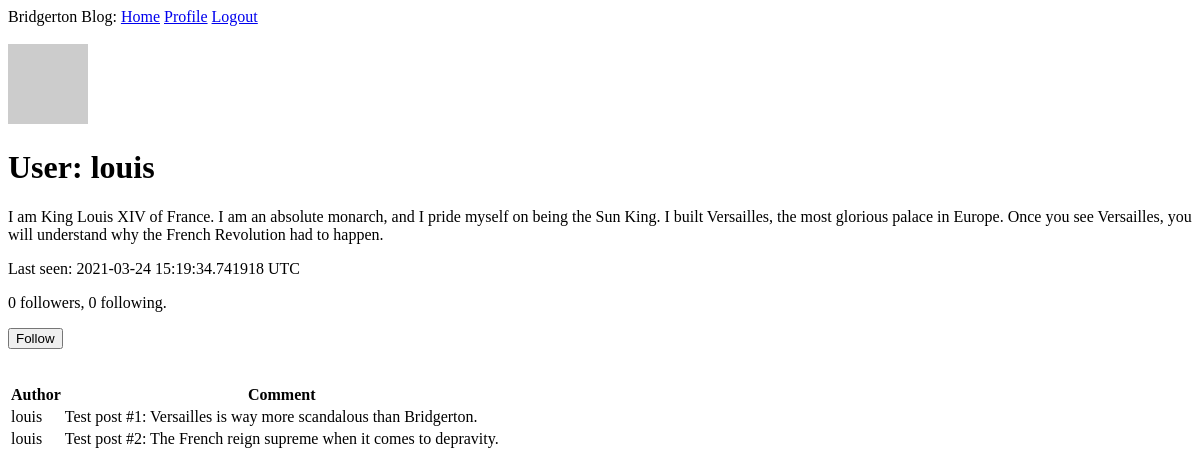
The page /user_profile/louis (signed in) on the database as committed earlier.
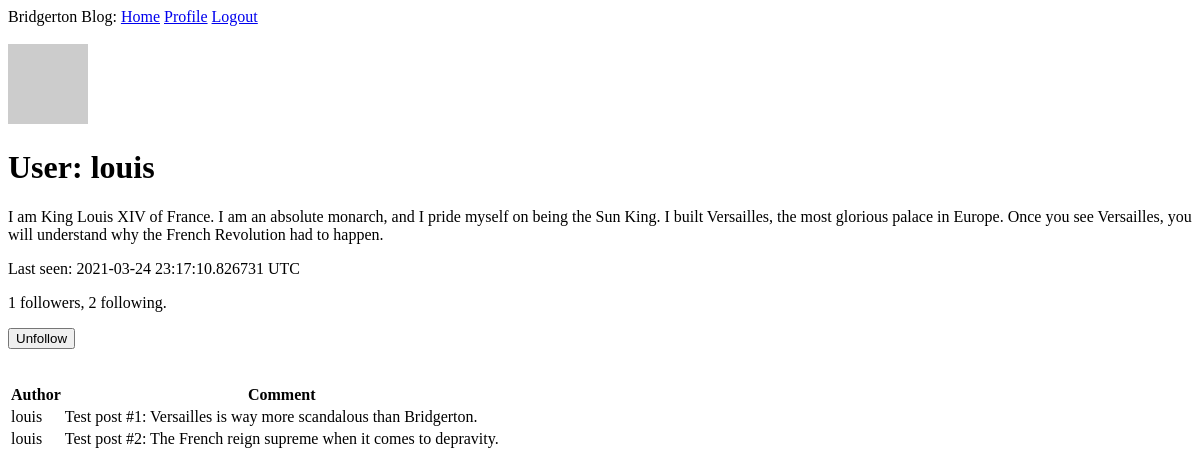
The same page on the database as committed later.
### app/models.py (models this page shows, shortened)
class User(UserMixin, db.Model):
    id = db.Column(db.Integer, primary_key=True)
    username = db.Column(db.String(64), index=True, unique=True)
    email = db.Column(db.String(128), index=True, unique=True)
    password_hash = db.Column(db.String(128))
    posts = db.relationship('Post', backref='author', lazy='dynamic')
    about_me = db.Column(db.String(256))
    last_seen = db.Column(db.DateTime, default=datetime.utcnow)
    followed = db.relationship(
        'User', secondary=followers,
        primaryjoin=(followers.c.follower_id == id),
        secondaryjoin=(followers.c.poster_id == id),
        backref=db.backref('followers', lazy='dynamic'), lazy='dynamic')
    def avatar(self, size):
        hexdigest = md5(self.email.lower().encode('utf-8')).hexdigest()
        return f'https://www.gravatar.com/avatar/{hexdigest}?s={size}&d=identicon'
    def is_following(self, user):
        return self.followed.filter(
            followers.c.poster_id == user.id).count() > 0

### app/routes.py (the view)
@app.route('/user_profile/<username>')
@login_required
def user_profile(username):
    user = User.query.filter_by(username=username).first_or_404()
    posts = [
        {'author': user, 'body': 'Test post #1: Versailles is way more scandalous than Bridgerton.'},
        {'author': user, 'body': 'Test post #2: The French reign supreme when it comes to depravity.'}
    ]
    form = EmptyForm()
    return render_template('profile.html', user=user, posts=posts, form=form)

### app/forms.py
class EmptyForm(FlaskForm):
    submit = SubmitField('Submit')

### app/models.py (called while the page is built)
@login.user_loader
def load_user(id):
    return User.query.get(int(id))

### app/routes.py (called while the page is built)
@app.before_request
def before_request():
    if current_user.is_authenticated:
        current_user.last_seen = datetime.utcnow()
        db.session.commit()

### app/templates/profile.html (shortened to what this page needs)
{% extends "base.html" %}
{% block content %}
    <br>
    <img src="{{ user.avatar(128) }}">
    <br>
    <h1>User: {{ user.username }}</h1>
    {% if user.about_me %}
        <p>{{ user.about_me }}</p>
    {% endif %}
    {% if user.last_seen %}
        <p>Last seen: {{ user.last_seen }} UTC</p>
    {% endif %}
    <p>{{ user.followers.count() }} followers, {{ user.followed.count() }} following.</p>
    {% if user == current_user %}
        <p><a href="{{ url_for('edit_profile') }}">Edit your profile</a></p>
    {% elif not current_user.is_following(user) %}
        <p>
        <form action="{{ url_for('follow', username=user.username) }}" method="post">
            {{ form.submit(value='Follow') }}
        </form>
        </p>
    {% else %}
        <p>
        <form action="{{ url_for('unfollow', username=user.username) }}" method="post">
            {{ form.submit(value='Unfollow') }}
        </form>
        </p>
    {% endif %}
    <br>
    {% include "_post.html" %}
{% endblock %}

### app/templates/base.html (shortened to what this page needs)
<!DOCTYPE html>
<html lang="en">
<head>
</head>
<body>
<nav>
    Bridgerton Blog:
    <a href={{ url_for('index') }} id="home_page">Home</a>
    {% if current_user.is_anonymous %}
    <a href={{ url_for('login') }} id="login_page">Login</a>
    {% else %}
    <a href={{ url_for('user_profile', username=current_user.username) }} id="profile_page">Profile</a>
    <a href={{ url_for('logout') }} id="logout_page">Logout</a>
    {% endif %}
</nav>
{% block content %}
{% endblock %}
</body>
</html>

### app/templates/_post.html
    {% if posts %}
        <table>
            <tr>
                <th>Author</th>
                <th>Comment</th>
            </tr>
            {% for post in posts %}
                <tr>
                    <td>{{ post.author.username }}</td>
                    <td>{{ post.body }}</td>
                </tr>
            {% endfor %}
        </table>
    {% endif %}

Rows that differ between the two databases and show on the page:
changed User "louis": last_seen "2021-03-24 15:19:34.741918" → "2021-03-24 23:17:10.826731"
Other text that changed with them:
{{ user.followers.count() }}: "0" → "1"
{{ user.followed.count() }}: "0" → "2"
form field submit: (not shown) → "Unfollow"
form field submit: "Follow" → (not shown)
